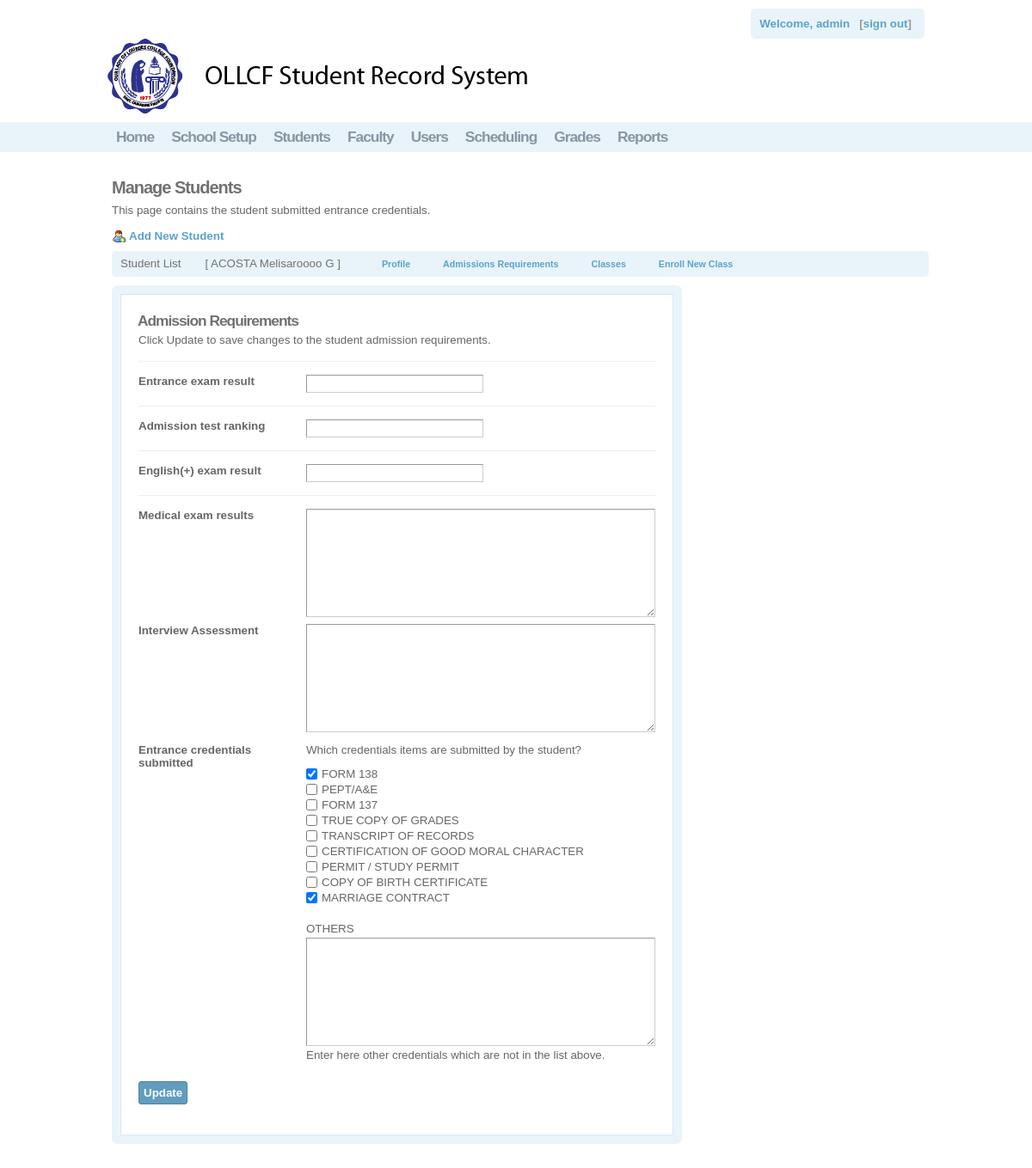
The page /osis/manage/stud_admission.php?sid=12006464 (signed in) on the database its author committed.
### tables this page shows
CREATE TABLE `student_info` (
  `student_id` varchar(12) NOT NULL,
  `firstname` varchar(45) NOT NULL,
  `middlename` varchar(35) NOT NULL,
  `surname` varchar(35) NOT NULL,
  `name_extension` varchar(3) NOT NULL,
  `birthday` varchar(10) NOT NULL,
  `gender` tinyint(1) NOT NULL,
  `course_id` int(3) NOT NULL,
  `year_level` varchar(3) NOT NULL DEFAULT 'I',
  `scholarship_id` varchar(3) NOT NULL,
  `entrance_exam_result` varchar(10) NOT NULL,
  `admission_test_ranking` varchar(10) NOT NULL,
  `englishplus_exam_result` varchar(10) NOT NULL,
  `medical_exam_result` varchar(500) NOT NULL,
  `interview_assesment` varchar(500) NOT NULL,
  `form138` tinyint(1) NOT NULL,
  `pept` tinyint(1) NOT NULL,
  `form137` tinyint(1) NOT NULL,
  `true_copy_of_grades` tinyint(1) NOT NULL,
  `transcript_of_records` tinyint(1) NOT NULL,
  `certificate_of_good_moral_character` tinyint(1) NOT NULL,
  `study_permit` tinyint(1) NOT NULL,
  `copy_of_birth_certificate` tinyint(1) NOT NULL,
  `marriage_contract` tinyint(1) NOT NULL,
  `others` varchar(500) NOT NULL,
  `place_of_birth` varchar(55) NOT NULL,
  `civil_status` tinyint(1) NOT NULL,
  `phone` varchar(20) NOT NULL,
  `street` varchar(50) NOT NULL,
  `brgy` varchar(50) NOT NULL,
  `town` varchar(50) NOT NULL,
  `province` varchar(50) NOT NULL,
  `doctor` varchar(25) NOT NULL,
  `elementary` varchar(50) NOT NULL,
  `secondary` varchar(50) NOT NULL,
  `college` varchar(50) NOT NULL,
  `transferee` tinyint(1) NOT NULL,
  PRIMARY KEY (`student_id`),
  KEY `student_id` (`student_id`)
);

### osis/manage/stud_admission.php (the view, shortened to what this page needs)
<?php
if(isset($_GET['sid'])){
	$id=$_GET['sid'];
	include("../functions/dbcon.php");
	$query_rsStudent ="SELECT * FROM student_info WHERE student_id='$id'";
	$rsStudent = mysql_query($query_rsStudent, $con) or die(mysql_error());
	$row_rsStudent = mysql_fetch_assoc($rsStudent);
}
?>
<!DOCTYPE HTML PUBLIC "-//W3C//DTD XHTML 1.0 Strict//EN" "http://www.w3.org/TR/xhtml1/DTD/xhtml1-strict.dtd">
<html dir="ltr" xml:lang="en_US" xmlns="http://www.w3.org/1999/xhtml" lang="en_US"><head>
<link href="../css.css" media="screen" rel="stylesheet" type="text/css">
</head><body>
<?php
include "../globalheader.php";
?>
  <div id="global_content_wrapper">
    <div id="global_content">
<h2>Manage Students</h2>
<p> This page contains the student submitted entrance credentials.</p>
<br/>
<div>
  <a  href="form_addnewstudent.php" class="buttonlink" style="background-image: url(../images/add.png);">Add New Student</a>
</div>
<?php
include "stud_panel_menu.php";
?>
<div class="settings">
<form id="admin-form" enctype="" class="global_form" action="<?php echo $_SERVER['PHP_SELF']."?sid=".$row_rsStudent['student_id']?>" method="post">
<div><div><h3>Admission Requirements</h3>
<p class="form-description"> Click Update to save changes to the student admission requirements.</p>
<div class="form-elements">
<div id="description-wrapper" class="form-wrapper">
	<div id="description-label" class="form-label"><label for="description" class="optional">Entrance exam result</label></div>
	<div id="description-element" class="form-element">
	<input name="eeresult" id="eeresult" value="<?php echo $row_rsStudent['entrance_exam_result']; ?>" type="text"></div>
</div>
<div id="description-wrapper" class="form-wrapper">
<div id="description-label" class="form-label"><label for="description" class="optional">Admission test ranking</label></div>
	<div id="description-element" class="form-element">
	<input name="atranking" id="atranking" value="<?php echo $row_rsStudent['admission_test_ranking']; ?>" type="text"></div>
</div>
<div id="description-wrapper" class="form-wrapper">
	<div id="description-label" class="form-label"><label for="description" class="optional">English(+) exam result</label></div>
	<div id="description-element" class="form-element">
	<input name="eperesult" id="eperesult" value="<?php echo $row_rsStudent['englishplus_exam_result']; ?>" type="text"></div>
</div>
<div id="description-wrapper" class="form-wrapper">
	<div id="description-label" class="form-label"><label for="description" class="optional">Medical exam results</label></div>
	<div id="description-element" class="form-element">
		<textarea name="meresult" id="meresult" cols="45" rows="5"><?php echo $row_rsStudent['medical_exam_result']; ?></textarea>
</div>
<div id="description-wrapper" class="form-wrapper">
	<div id="description-label" class="form-label"><label for="description" class="optional">Interview Assessment</label></div>
	<div id="description-element" class="form-element">
	<textarea name="iassessment" id="iassessment" cols="45" rows="5"><?php echo $row_rsStudent['interview_assesment']; ?></textarea></div>
</div>
<div id="allowed-wrapper" class="form-wrapper"><div id="allowed-label" class="form-label"><label for="allowed" class="optional">Entrance credentials submitted</label></div>
<div id="allowed-element" class="form-element"><p class="description">Which credentials items are submitted by the student?</p>
<input name="allowed" value="" type="hidden"><ul class="form-options-wrapper">
<input name="allowed" value="" type="hidden"><ul class="form-options-wrapper">
<li><input name="form138" id="form138" <?php if($row_rsStudent['form138']==1) echo "checked=\"checked\"";?> type="checkbox"><label for="form138">FORM 138</label></li>
<li><input name="pept" id="pept"  <?php if($row_rsStudent['pept']==1) echo "checked=\"checked\"";?>type="checkbox"><label for="pept">PEPT/A&E</label></li>
<li><input name="form137" id="form137" <?php if($row_rsStudent['form137']==1) echo "checked=\"checked\"";?>type="checkbox"><label for="form137">FORM 137</label></li>
<li><input name="tcgrades" id="tcgrades" <?php if($row_rsStudent['true_copy_of_grades']==1) echo "checked=\"checked\"";?>type="checkbox"><label for="tcgrades">TRUE COPY OF GRADES</label></li>
<li><input name="torecords" id="torecords" <?php if($row_rsStudent['transcript_of_records']==1) echo "checked=\"checked\"";?>type="checkbox"><label for="torecords">TRANSCRIPT OF RECORDS</label></li>
<li><input name="cgmcharacter" id="cgmcharacter" <?php if($row_rsStudent['certificate_of_good_moral_character']==1) echo "checked=\"checked\"";?>type="checkbox"><label for="cgmcharacter">CERTIFICATION OF GOOD MORAL CHARACTER</label></li>
<li><input name="spermit" id="spermit" <?php if($row_rsStudent['study_permit']==1) echo "checked=\"checked\"";?>type="checkbox"><label for="spermit">PERMIT / STUDY PERMIT</label></li>
<li><input name="cbcertificate" id="cbcertificate" <?php if($row_rsStudent['copy_of_birth_certificate']==1) echo "checked=\"checked\"";?>type="checkbox"><label for="cbcertificate">COPY OF BIRTH CERTIFICATE</label></li>
<li><input name="mcontract" id="mcontract" <?php if($row_rsStudent['marriage_contract']==1) echo "checked=\"checked\"";?>type="checkbox"><label for="mcontract">MARRIAGE CONTRACT</label></li>
<br>
<li><label for="allowed-profilephotoupdate">OTHERS</label></li>
<li>
	<div id="description-element" class="form-element"><textarea name="others" id="others" cols="45" rows="5"><?php echo $row_rsStudent['others']; ?></textarea></div>
<p class="description">Enter here other credentials which are not in the list above.</p>
</li>
</ul>
</div></div>
<div class="form-wrapper" id="buttons-wrapper"><fieldset id="fieldset-buttons">
<button name="submit" id="submit" type="submit">Update</button></fieldset>
 </div>
</div></div></div></form></div>
</div>
</div>
</body></html>

### osis/manage/stud_panel_menu.php
<div id="admin_cms_wrapper">
  <div class="admin_layoutbox_menu">
    <ul>
	   <li class="admin_layoutbox_menu_generic" id="admin_layoutbox_menu_openpage"><a href="students.php"><span>Student List</span></a></li>
		<li class="admin_layoutbox_menu_generic" id="admin_layoutbox_menu_openpage"><a href="<?php echo "stud_profile.php?sid=".$row_rsStudent['student_id']?>"><span>
		 <strong> [ <?php
			$string = $row_rsStudent['middlename'];
			$words = explode(" ", $string);
			$mname = "";
			foreach ($words as $value) {
				$mname .= strtoupper(substr($value, 0, 1));
			}
		  echo strtoupper($row_rsStudent['surname'])." ".ucwords($row_rsStudent['firstname'])." ".$mname;?> ]</strong>
		</span></a></li>
	   <li id="admin_layoutbox_menu_savechanges">
        <a href="<?php echo "stud_profile.php?sid=".$row_rsStudent['student_id']?>">Profile</a>
      </li>
	  <li id="admin_layoutbox_menu_savechanges" style="<?php echo $hide ?>;">
        <a href="<?php echo "stud_admission.php?sid=".$row_rsStudent['student_id']?>">Admissions Requirements</a>
      </li>
      <li id="admin_layoutbox_menu_deletepage">
        <a href="<?php echo "stud_classes.php?sid=".$row_rsStudent['student_id']?>" >Classes</a>
      </li>
	  <li id="admin_layoutbox_menu_deletepage" style="<?php echo $hide ?>;">
        <a href="<?php echo "stud_openclass.php?sid=".$row_rsStudent['student_id']?>" >Enroll New Class</a>
      </li>
    </ul>
  </div>
</div>

### osis/css.css (style rules this page uses)
html { min-height:100%;margin-bottom:1px;overflow-y:scroll }
* { padding:0;margin:0;font-weight:400;border-style:solid;border-width:0;border-color:#eee;border-spacing:0 }
h2 { font-size:15pt;letter-spacing:-1px;margin:0 0 7px 0;color:#717171;font-weight:700 }
h3 { font-size:13pt;letter-spacing:-1px;margin:0 0 3px 0;color:#717171;font-weight:700 }
ul,ol { list-style-type:none }
a.buttonlink { padding-left:20px;background-repeat:no-repeat;margin-right:20px;font-weight:700 }
div,td { font-family:tahoma,arial,verdana,sans-serif;font-size:10pt;color:#666;text-align:left }
a { color:#5ba1cd }
a:link,a:visited { text-decoration:none }
#global_content_wrapper { text-align:center;padding-top:30px;clear:both }
#global_content { margin:0 auto 0 auto;width:950px;overflow:hidden;min-height:500px;vertical-align:top;padding:0 0 50px 10px;overflow:hidden }
button { -moz-border-radius:3px;-webkit-border-radius:3px;border-radius:3px;padding:5px;font-weight:700;border:none;background-color:#619dbe;border:1px solid #50809b;color:#fff;background-image:url(/application/modules/Core/externals/images/buttonbg.png?c=3);background-repeat:repeat-x;background-position:0 1px;font-family:tahoma,verdana,arial,sans-serif }
p.description { margin-bottom:8px }
input[type=text],input[type=password],textarea { border-top:1px solid #999;border-left:1px solid #999;border-bottom:1px solid #ccc;border-right:1px solid #ccc;font-family:tahoma,verdana,arial,sans-serif;padding:2px;font-size:10pt }
textarea { width:300px }
input[type=checkbox],input[type=radio] { margin:0;padding:0;margin-right:5px;vertical-align:middle }
.settings { clear:both;overflow:hidden }
.settings form { -moz-border-radius:7px;-webkit-border-radius:7px;border-radius:7px;background-color:#e9f4fa;padding:10px;float:left;overflow:hidden }
.settings form>div { background:#fff;border:1px solid #d7e8f1;overflow:hidden;padding:20px }
.settings h3 { margin-bottom:12px;margin-left:-1px }
.settings textarea { min-width:400px;min-height:120px }
.settings .form-description { margin-top:-8px;margin-bottom:17px;max-width:600px }
.settings .form-wrapper { overflow:hidden;clear:both;border-top:1px solid #eee;padding:15px 0 15px 0 }
.settings .form-wrapper>.form-wrapper { border:none;padding:5px 0 5px 0 }
.settings .form-elements { overflow:hidden }
.settings .form-label { width:180px;float:left;clear:left;font-weight:700;padding-right:15px;overflow:hidden }
.settings .form-element { float:left;overflow:hidden }
.settings .form-element .description { overflow:hidden;margin:0 0 10px 0;max-width:400px;min-width:300px }
.settings div.form-label label { font-weight:700 }
.settings div.form-element ul li { margin:3px 0 3px 0 }
.settings div.form-element input[type=text] { width:200px }
.settings .form-options-wrapper { overflow:hidden }
.settings .form-options-wrapper>li { overflow:hidden }
.settings .form-options-wrapper input[type=radio], .settings .form-options-wrapper input[type=checkbox] { float:left;overflow:hidden;vertical-align:top;margin-top:1px }
.settings .form-options-wrapper label { overflow:hidden }
.settings div.form-element textarea { max-height:80px }
.settings div.form-element p { clear:both;max-width:550px }
.settings #buttons-wrapper { padding-bottom:0 }
.settings #buttons-wrapper button { margin-right:3px }
#admin_cms_wrapper { overflow:hidden;margin-top:10px }
div.admin_layoutbox_menu { -moz-border-radius:5px;-webkit-border-radius:5px;border-radius:5px;background-color:#e9f4fa;overflow:hidden;margin-bottom:10px }
div.admin_layoutbox_menu>ul>li,ul.admin_layoutbox_menu_left,ul.admin_layoutbox_menu_left>li { float:left;overflow:hidden }
.admin_layoutbox_menu_generic > a, .admin_layoutbox_menu li > a, .admin_layoutbox_sub_menu li>a { display:inline-block;font-weight:700;padding:9px 8px 8px 30px;background-repeat:no-repeat;background-position:8px 8px;outline:none;font-size:.8em }
#admin_layoutbox_menu_openpage>a { padding:7px 8px 8px 10px;text-decoration:none }
#admin_layoutbox_menu_openpage>a { font-weight:700;font-size:1em;color:#717171;margin-right:10px }
#admin_layoutbox_menu_savechanges>a { background-image:url(/application/modules/Core/externals/images/admin/savechanges.png?c=3) }
#admin_layoutbox_menu_deletepage>a { background-image:url(/application/modules/Core/externals/images/admin/deletepage.png?c=3) }

### rows shown on the page
student_info: surname "ACOSTA", firstname "Melisaroooo", form138 "☑", marriage_contract "☑"

### other values the page prints
$username "admin"
$mname "G"
